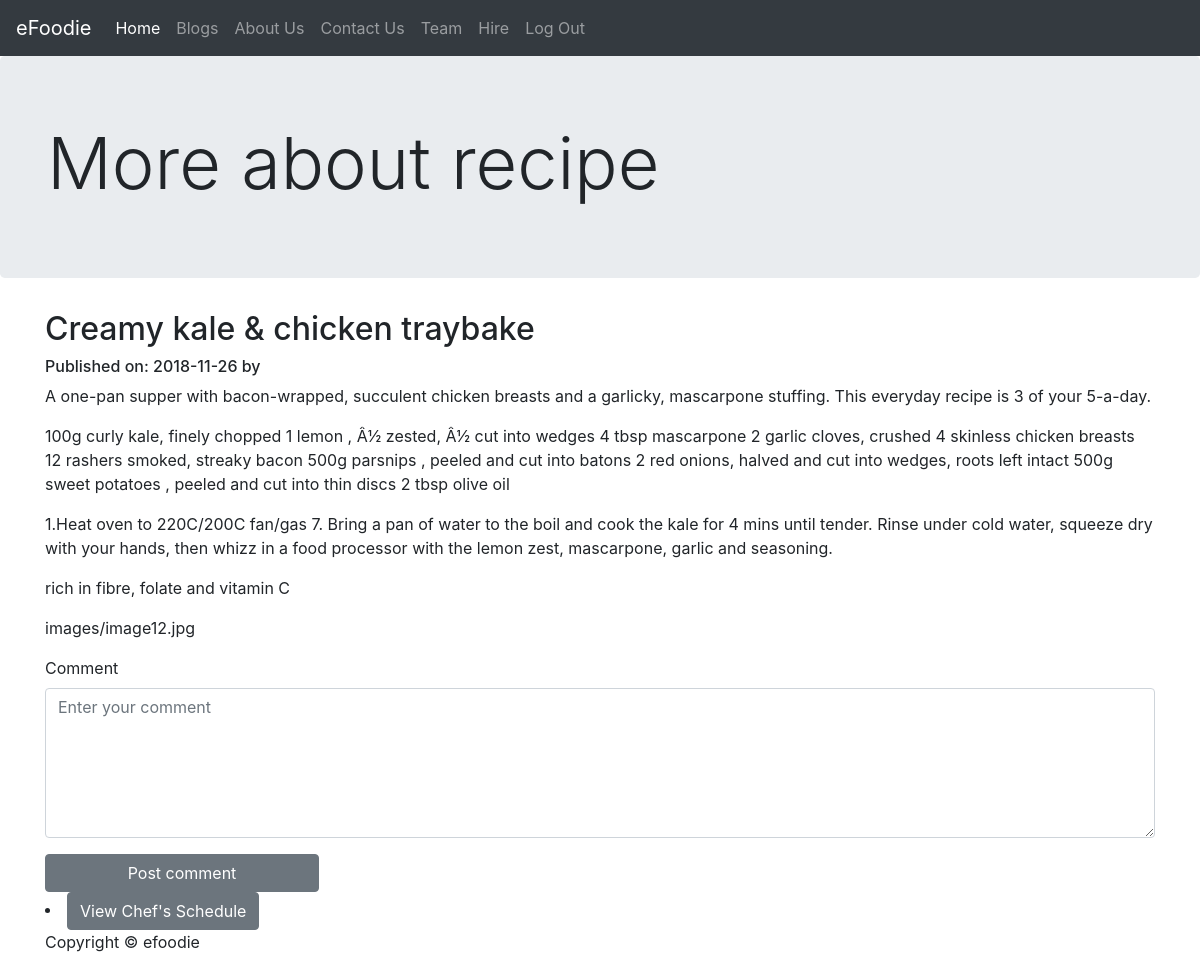
Screenshot of /readmore.php?recipeid=2 with the database file from the repository.
### tables this page shows
CREATE TABLE `recipes` (
  `recipeid` bigint(12) NOT NULL,
  `recipe_chefid` int(12) NOT NULL,
  `recipe_title` text NOT NULL,
  `recipe_full_text` text NOT NULL,
  `recipe_photo` varchar(200) NOT NULL,
  `recipe_publication_date` date NOT NULL,
  `recipe_created_date` date NOT NULL,
  `recipe_last_update` date NOT NULL,
  `recipe_display` tinyint(1) NOT NULL,
  `recipe_order` bigint(12) NOT NULL,
  `ingredients` text NOT NULL,
  `recipe_procedure` text NOT NULL,
  `ingredientsvalue` text NOT NULL,
  `Chef_Name` varchar(10) NOT NULL
);

### readmore.php (the view, shortened to what this page needs)
<?php
    require_once "phpscripts/connection.php";
include "templates/header.php";
include "templates/testnav.php";
?>
    <main role="main">
      <div class="jumbotron">
        <div class="container">
          <h1 class="display-3">More about recipe</h1>
        </div>
      </div>
      <div class="container">
        <div class="row">
          <div class="col-md-12">
<?php
$messageId = $_GET["recipeid"];
$select_mgs = "SELECT * FROM recipes WHERE  recipeid= '$messageId' LIMIT 1";
    $msg_res = $db->query($select_mgs);
    if ($msg_res->num_rows > 0){
        $msg_row = $msg_res->fetch_assoc();
        ?>
            <h2><?php print $msg_row["recipe_title"]; ?></h2>
           <h6>Published on: <?php print date( $msg_row["recipe_publication_date"]); ?> by <?php print $msg_row["Chef_Name"]; ?></h6>
            <p><?php print $msg_row["recipe_full_text"]; ?></p>
            <p><?php print $msg_row["ingredients"]; ?></p>
            <p><?php print $msg_row["recipe_procedure"]; ?></p>
            <p><?php print $msg_row["ingredientsvalue"]; ?></p>
            <p><?php print $msg_row["recipe_photo"]; ?></p>
        <?php
    }else{
        echo 'No data';
    }
?>
			<div class="form-group">
		<label for="comment">Comment</label>
		<textarea placeholder="Enter your comment" class="form-control form-control-md" name="comment" id="comment" required style="height:150px"></textarea>
	</div>
			<form method="POST" action="commentsprocess.php">
			 <input class="btn btn-secondary" type="post_comment" name="post_comment" value="Post comment" >
			</form>
			<form>
			  <li><a class="btn btn-secondary" href="schedule.php">View Chef's Schedule</a></li>
			</form>
			</div>
        </div>
      </div>
    </main>
    <footer class="container">
      <p>Copyright &copy; efoodie</p>
    </footer>
  </body>
</html>

### css/style.css (style rules this page uses)
body { padding-top: 3.5rem; }

### rows the page displays
recipes: recipe_title "Creamy kale & chicken traybake", recipe_publication_date "2018-11-26", recipe_full_text "A one-pan supper with bacon-wrapped, succulent chicken breasts and a garlicky, mascarpone stuffing. This everyday recipe is 3 of your 5-a-day.", ingredients "100g curly kale, finely chopped 1 lemon , Â½ zested, Â½ cut into wedges 4 tbsp mascarpone 2 garlic cloves, crushed 4 skinless chicken breasts 12 rashers smoked, streaky bacon 500g parsnips , peeled and cut into batons 2 red onions, halved and cut into wedges, roots left intact 500g sweet potatoes , peeled and cut into thin discs 2 tbsp olive oil", recipe_procedure "1.Heat oven to 220C/200C fan/gas 7. Bring a pan of water to the boil and cook the kale for 4 mins until tender. Rinse under cold water, squeeze dry with your hands, then whizz in a food processor with the lemon zest, mascarpone, garlic and seasoning.", ingredientsvalue "rich in fibre, folate and vitamin C", recipe_photo "images/image12.jpg"
